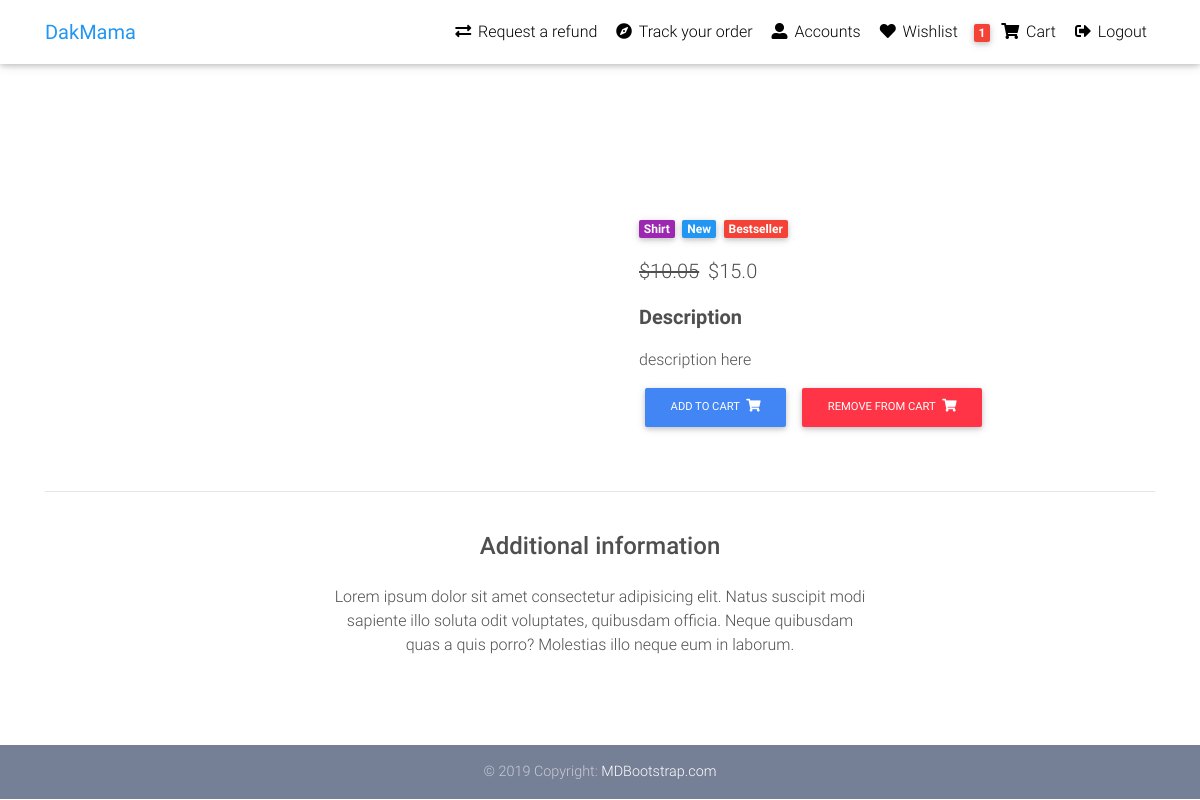
The app's page /product/test-product-2/ (signed in) with its own data.
### core/models.py (models this page shows, shortened)
class Order(models.Model): # store users final cart by users items on parchase time
    user = models.ForeignKey(settings.AUTH_USER_MODEL,
                             on_delete=models.CASCADE)
    items = models.ManyToManyField(Order_Item)
    ref_code = models.CharField(max_length=20)
    start_date = models.DateTimeField(auto_now_add=True)
    ordered_date = models.DateTimeField()
    ordered = models.BooleanField(default=False)
    billing_address = models.ForeignKey("BillingAddress",on_delete=models.SET_NULL,blank=True,null=True)
    payment = models.ForeignKey("Payment",on_delete=models.SET_NULL,blank=True,null=True)
    coupon = models.ForeignKey("Coupon",on_delete=models.SET_NULL,blank=True,null=True)
    being_delivered = models.BooleanField(default=False)
    received = models.BooleanField(default=False)
    refund_requested = models.BooleanField(default=False)
    refund_granted = models.BooleanField(default=False)

class Item(models.Model):
    title = models.CharField(max_length=32,null=True,blank=True)
    price = models.FloatField()
    discount_price = models.FloatField(null=True,blank=True)
    category = models.CharField(choices = CATEGORY_CHOICES,max_length = 2,default='S') # get_fieldname_display - to select choiches from template - get_category_display
    label = models.CharField(choices = LABEL_CHOICES,max_length = 1,default='P') # get_label_display
    slug = models.SlugField()
    description = models.TextField(default='description here')
    image = models.ImageField(null=True,blank=True)
    def get_add_to_cart_url(self):
        return reverse("core:add-to-cart", kwargs={"slug": self.slug})
    def get_remove_from_cart_url(self):
        return reverse("core:remove-from-cart", kwargs={"slug": self.slug})

### core/views.py (the view)
# urls.py: path('product/<slug>/',ProductDetailView.as_view(),name='product_detail'),
class ProductDetailView(DetailView):
    model = Item
    template_name = "product_page.html"

### core/templatetags/cart_template_tag.py (called while the page is built)
@register.filter
def cart_item_count(user): # here cart_item_count will be our custome template tag
    if user.is_authenticated:
        qs = Order.objects.filter(user=user,ordered = False)
        if qs.exists():
            return qs[0].items.count()
    else:
        return 0

### templates/product_page.html
{% extends "base.html" %}
{% block content %}
        {% include 'partials/_product_page.html' %}
{% endblock content %}

### templates/partials/_navbar.html (shortened to what this page needs)
  {% load static %}
  {% load cart_template_tag %}
  <nav class="navbar fixed-top navbar-expand-lg navbar-light white scrolling-navbar">
    <div class="container">
      <a href="{% url 'core:home' %}" class="navbar-brand waves-effect" >
        <strong class="blue-text">DakMama</strong>
      </a>
      <div class="collapse navbar-collapse" id="navbarSupportedContent">
        <ul class="navbar-nav nav-flex-icons">
        {% if request.user.is_authenticated %}
          <li class="nav-item">
            <a href="{% url 'core:request-refund' %}" class="nav-link waves-effect">
              <i class="fas fa-exchange-alt"></i>
              <span class="clearfix d-none d-sm-inline-block">Request a refund</span>
            </a>
            </li>
            <li class="nav-item">
            <a href="{% url 'core:request-refund' %}" class="nav-link waves-effect">
              <i class="fas fa-compass"></i>
              <span class="clearfix d-none d-sm-inline-block">Track your order</span>
            </a>
            </li>
            <li class="nav-item">
            <a href="{% url 'core:request-refund' %}" class="nav-link waves-effect">
              <i class="fas fa-user-alt"></i>
              <span class="clearfix d-none d-sm-inline-block">Accounts</span>
            </a>
            </li>
            <li class="nav-item">
            <a href="{% url 'core:request-refund' %}" class="nav-link waves-effect">
             <i class="fas fa-heart"></i>
              <span class="clearfix d-none d-sm-inline-block">Wishlist</span>
            </a>
            </li>
            <li class="nav-item">
            <a href="{% url 'core:order-summary' %}" class="nav-link waves-effect">
              <span class="badge red z-depth-1 mr-1"> {{request.user|cart_item_count}}</span>
              <i class="fas fa-shopping-cart"></i>
              <span class="clearfix d-none d-sm-inline-block"> Cart </span>
            </a>
            </li>
            <li class="nav-item">
            <a class="nav-link waves-effect" href="{% url 'account_logout' %}">
            <i class="fas fa-sign-out-alt"></i>
              <span class="clearfix d-none d-sm-inline-block">Logout</span>
            </a>
          </li>
        {% endif %}
        </ul>
      </div>
    </div>
  </nav>

### templates/partials/_product_page.html (shortened to what this page needs)
 {% load static %}
  <main class="mt-5 pt-4">
    <div class="container dark-grey-text mt-5">
      <div class="row wow fadeIn">
        <div class="col-md-6 mb-4">
        </div>
        <div class="col-md-6 mb-4">
          <div class="p-4">
            <div class="mb-3">
              <a href="">
                <span class="badge purple mr-1">{{object.get_category_display}}</span>
              </a>
              <a href="">
                <span class="badge blue mr-1">New</span>
              </a>
              <a href="">
                <span class="badge red mr-1">Bestseller</span>
              </a>
            </div>
            <p class="lead">
            {% if object.discount_price %}
                <span class="mr-1">
                <del>${{object.price}}</del>
              </span>
              <span>${{object.discount_price}}</span>
            {% else %}
                <span>${{object.price}}</span>
            {% endif %}
            </p>
            <p class="lead font-weight-bold">Description</p>
            <p>{{object.description}}</p>
            <a href= {{object.get_add_to_cart_url}} class="btn btn-primary btn-md my-0 p">
            Add to cart
                <i class="fas fa-shopping-cart ml-1"></i>
            </a>
            <a href= {{object.get_remove_from_cart_url}} class="btn btn-danger btn-md my-0 p">
            Remove from cart
                <i class="fas fa-shopping-cart ml-1"></i>
            </a>
          </div>
        </div>
      </div>
      <hr>
      <div class="row d-flex justify-content-center wow fadeIn">
        <div class="col-md-6 text-center">
          <h4 class="my-4 h4">Additional information</h4>
          <p>Lorem ipsum dolor sit amet consectetur adipisicing elit. Natus suscipit modi sapiente illo soluta odit
            voluptates,
            quibusdam officia. Neque quibusdam quas a quis porro? Molestias illo neque eum in laborum.</p>
        </div>
      </div>
      <div class="row wow fadeIn">
        <div class="col-lg-4 col-md-12 mb-4">
        </div>
        <div class="col-lg-4 col-md-6 mb-4">
        </div>
        <div class="col-lg-4 col-md-6 mb-4">
        </div>
      </div>
    </div>
  </main>

### templates/base.html (style rules this page uses)
html, body, header, .carousel { height: 60vh; }

### records on screen
Item: category "Shirt", price "10.05", discount_price "15.0", description "description here"

### other values on screen
{{ request.user|cart_item_count }} "1"
